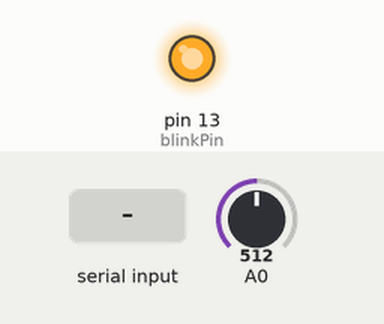
This sketch was run on a simulated Arduino Uno, built with avr-gcc and run on an emulated ATmega328P. Parts: output pins drawn as LEDs (lit = HIGH). The inputs (shaded band) are chosen by the test bench; at power-on: A0 = 512. What the sketch prints to the serial monitor is not drawn.

Above: at 0.1 s.
At 2.4 s:
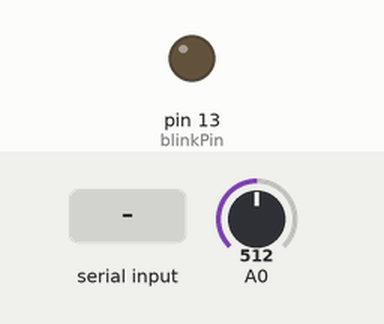
2.5 s: ",\n" received over Serial
4.0 s: byte 97 ('a') received over Serial
7.0 s: byte 115 ('s') received over Serial
8.5 s: byte 44 (',') received over Serial
10.0 s: byte 100 ('d') received over Serial
11.5 s: "90,45\n" received over Serial
Timing chart, 0 to 14.0 s (numbered marks = the images above; inputs shaded):
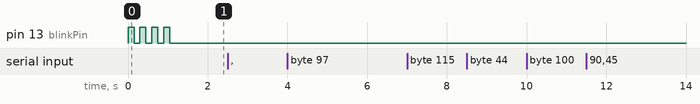

Measured:
- after the input at 2.5 s, every drawn part: stays the same
- after the input at 4.0 s, every drawn part: stays the same
- after the input at 7.0 s, every drawn part: stays the same
- after the input at 8.5 s, every drawn part: stays the same
- after the input at 10.0 s, every drawn part: stays the same
- after the input at 11.5 s, every drawn part: stays the same

The sketch:

Animtool_ArduinoServoAnimationClient.pde
```cpp
#include <Servo.h>
#define numServos 12

Servo myservo[numServos];  // create servo object to control a servo
int myServoPos[numServos];
int myServoMinPulse[numServos];
int myServoMaxPulse[numServos];
boolean myServoPending[numServos];
boolean myServoChanged[numServos];

int timeOut = 2000; //.5 second timeout on lost serial communications
int blinkPin = 13;
char buffer[256]; // a text receive buffer
int args[5]; //size = max num of args something sends.

boolean debug = false;

void setup()
{
  pinMode(blinkPin, OUTPUT);

  for (int i=0; i < numServos; i++) {
    myServoPending[i] = false;
    myServoChanged[i] = false;
  }

  Serial.begin(57600);

  blink(4, 150);
}

int angle = 0;
void loop()
{
  int debugControl = analogRead(0);
  if (debugControl > 512) debug = true;
  else debug = false;

  //force debug
  debug = true;

  while (Serial.available() > 0) {
    char nextChar = Serial.read();
    if (debug) Serial.print(nextChar);
    if (debug) Serial.print(": ");

    switch(nextChar) {
    case 'a':
      handleAttach();
      break;
    case 's':
      handleSet();
      break;
    case 'd':
      handleDetach();
      break;
    default:
      //lose this char, keep looking for a good one.
      if (debug) Serial.println("Skipped that char.");
      break;
    }
  }


  //now update all the servos
  for (int i=0; i < numServos; i++) {
    if (myServoChanged[i]) {
      if (!myservo[i].attached() && myServoPending[i]) {
        //we're good to go. do the attach.
        myservo[i].attach(i, myServoMinPulse[i], myServoMaxPulse[i]);
        myServoPending[i] = false;
        if (debug) {
            Serial.print("Servo attach to pin ");
            Serial.print(i);
          if (myservo[i].attached()) {
            Serial.println(" SUCCESSFUL.");
          }
          else {
            Serial.println(" FAILED.");
          }
        }
      }
      if (myservo[i].attached()) {
        myservo[i].write(myServoPos[i]); // sets the servo position according to the scaled value
        myServoChanged[i] = false;
        if (debug) {
          Serial.print("Set servo ");
          Serial.print(i);
          Serial.print("@");
          Serial.println(myServoPos[i]);
        }
      }
    }

  }


}


boolean getArgs(int numArgs) {
  int argCounter = 0;
  int bufferCounter = 0;
  buffer[0] = 0;

  //as long as we've not timed out:
  long start = millis();
  while ((millis() - start) < timeOut) {
    //if there's another char:
    if (Serial.available() > 0) {
      //grab next available char
      char nextChar = Serial.read();
      if (debug) Serial.print(nextChar);
      //if it's a delimeter, convert current arg and go to next arg
      if (nextChar == ',' || nextChar == '\n') {
        args[argCounter++] = atoi(buffer);
        bufferCounter = 0;
        //if we've got em all, return succesfully
        if (argCounter >= numArgs) return true;
      }
      else {
        //stuff it in the buffer.
        buffer[bufferCounter++] = nextChar;
        //preemptively write the null terminator (keep treating it as a complete string)
        buffer[bufferCounter] = 0;
      }
    }
  }
  //if we ended up here, we timed out. Return unsuccessfully.
  if (debug) {
   Serial.println("TIMED OUT");
  }
  return false;


}


void handleAttach() {
  if (debug) Serial.print("Handling Attach Command:");

  if (getArgs(3)) {
    if (args[0] >= numServos || args[0] < 0) {
     if (debug) {
      Serial.print("Cannot attach servo ");
      Serial.print(args[0]);
      Serial.println(". Valid range is 0-11.");
     }
    }
    //if we got here, then we can attach the servo.
    myServoMinPulse[args[0]] = args[1];
    myServoMaxPulse[args[0]] = args[2];
    myServoPending[args[0]] = true;

    //if previously attached, detach now, then reattach later.
    if (myservo[args[0]].attached()) {
      myservo[args[0]].detach();
    }

    if (debug) {
      Serial.print(":Success: ");
      Serial.print(args[0]);
      Serial.print("@");
      Serial.print(args[1]);
      Serial.print(",");
      Serial.print(args[2]);
    }
  }
  else {
    if (debug) Serial.print("FAILED");
  }
  if (debug) Serial.println();

}

void handleSet() {
  if (debug) Serial.print("Handling Set Command:");
  if (getArgs(2)) {
    myServoPos[args[0]] = args[1];
    myServoChanged[args[0]] = true;
    if (debug) {
      Serial.print(":Success: ");
      Serial.print(args[0]);
      Serial.print("@");
      Serial.print(args[1]);
    }
  }
  else {
    if (debug) Serial.print("FAILED");
  }
  if (debug) Serial.println();

}

void handleDetach() {
  if (debug) Serial.print("Handling Detach Command:");
  if (getArgs(1)) {
    if (myservo[args[0]].attached()) {
      myservo[args[0]].detach();
      myServoPending[args[0]] = false;
    }
    if (debug) {
      Serial.print(":Success: ");
      Serial.print(args[0]);
      //blink(3, 300);
    }
  }
  else {
    if (debug) Serial.print("FAILED");
  }
  if (debug) Serial.println();

}

void blink(int numBlinks, int onOffTime) {
  for (int i=0 ; i < numBlinks; i++) {
    digitalWrite(blinkPin, HIGH);
    delay(onOffTime);
    digitalWrite(blinkPin, LOW);
    delay(onOffTime);
  }
}
```
